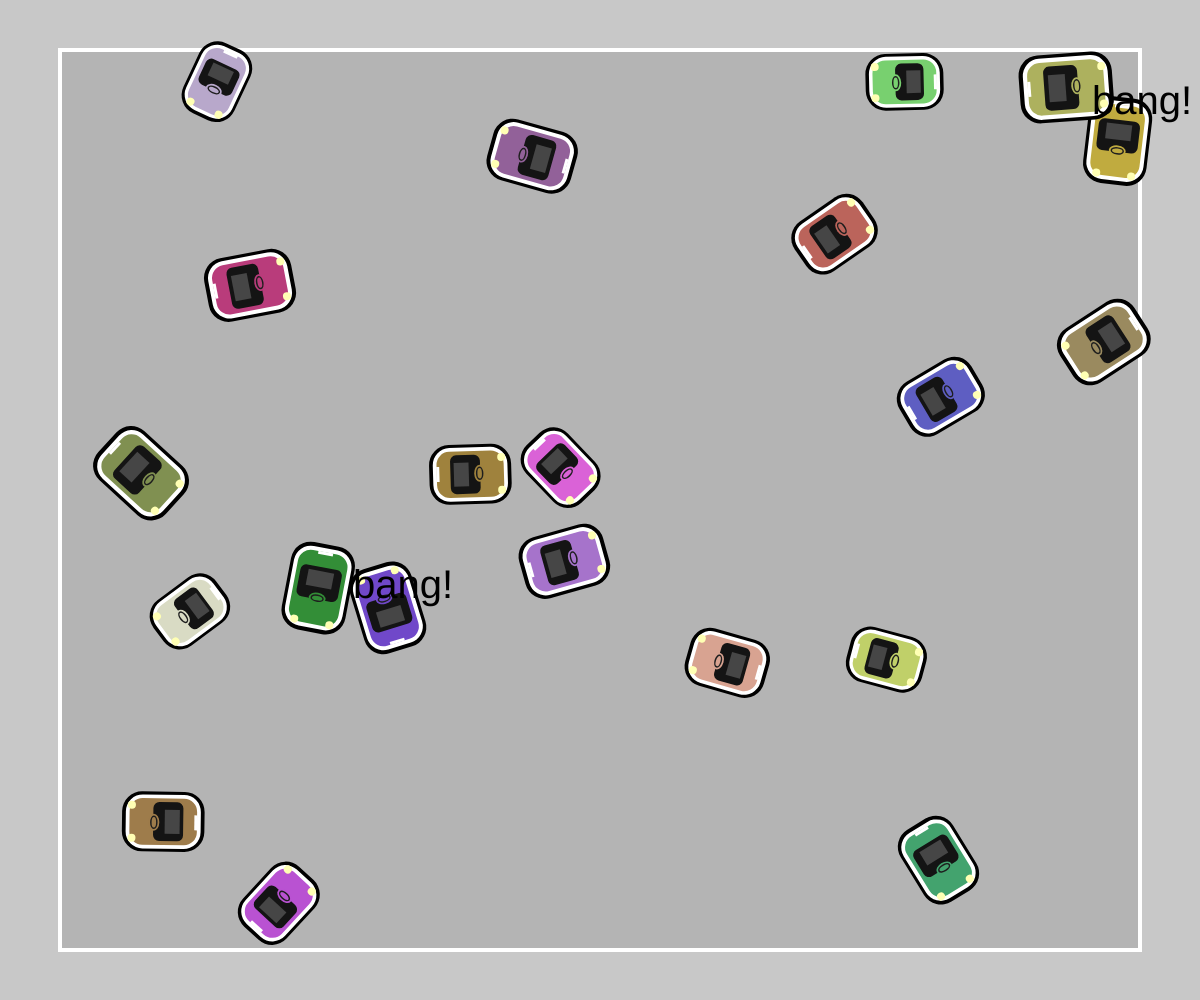
Frame 1 (no input)
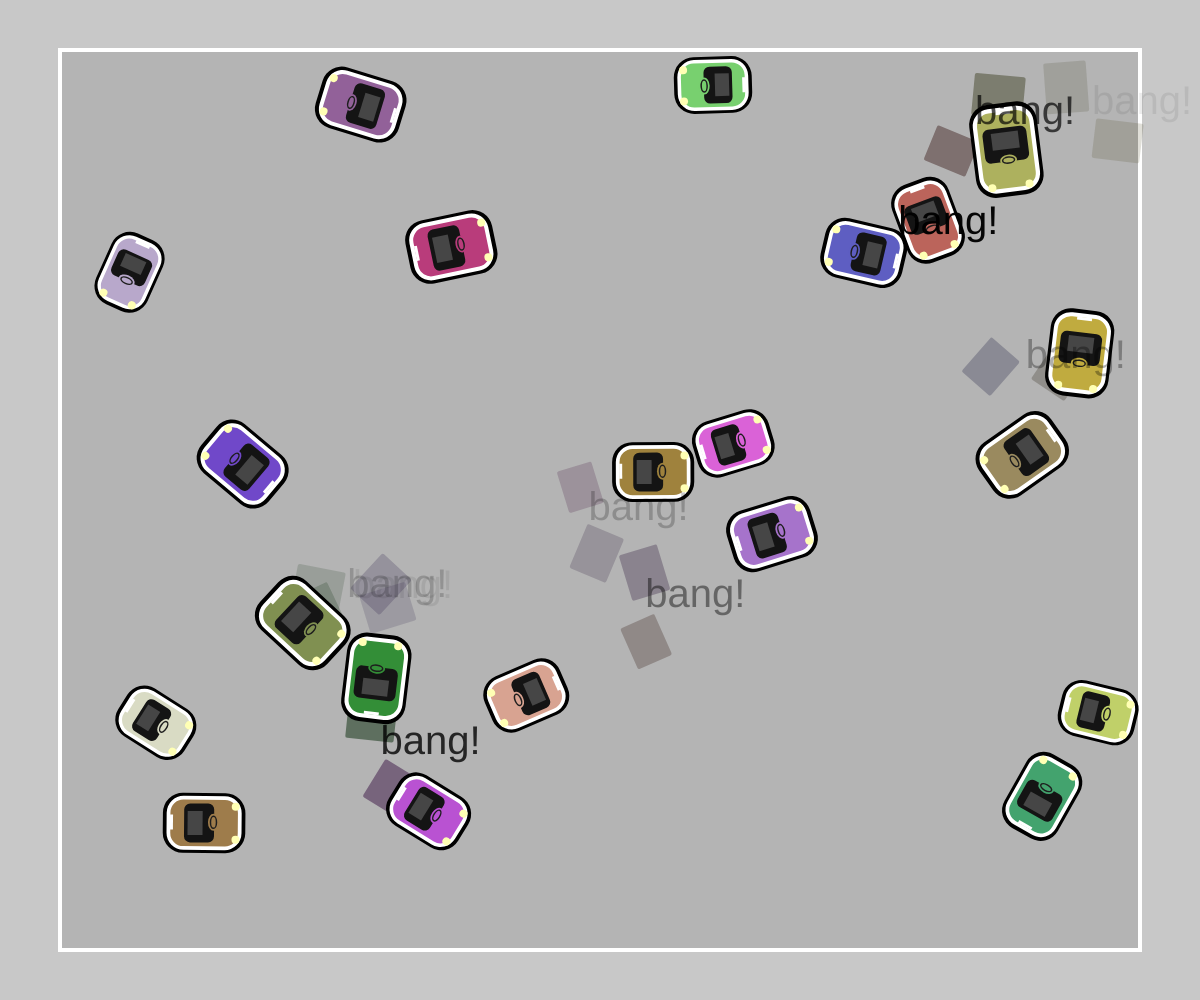
Frame 60 (no input)
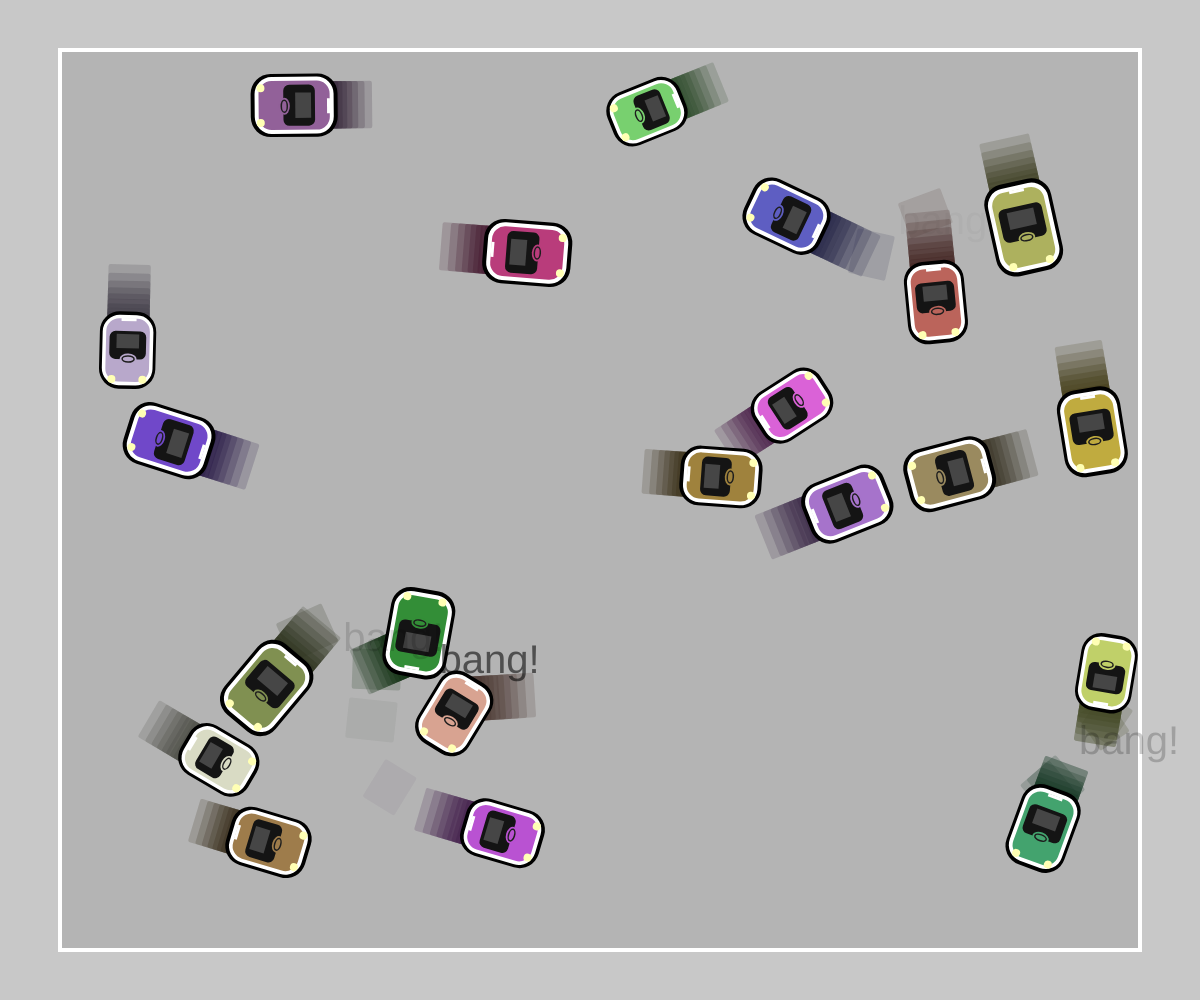
Frame 120 (the mouse pressed at the canvas centre since frame 60)

The p5.js sketch that drew these frames (run headless with seeded random() and noise() and a simulated clock; from frame 60 on, the mouse is pressed at the canvas centre):

// p5.js sketch
// ── sketch.js
let cars = [];
let driftMarks = [];
let numCars = 21;
let reactionLocations = []

function setup() {
  createCanvas(windowWidth, windowHeight);
  for (let i = 0; i < numCars; i++) {
    cars.push(new BumperCar(i));
     // 创建新车并添加到数组，i是车辆ID
  }
}

function draw() {
  background(200);

  // 地面和边界
  fill(180);
  rectMode(CENTER);
  rect(width/2, height/2, width * 0.9, height * 0.9);
  noFill();
  stroke(255);
  strokeWeight(4);
  rect(width/2, height/2, width * 0.9, height * 0.9);
  noStroke();

  // 1) 先更新所有车辆位置
  for (let c of cars) {
    c.applyMovement();// 调用车辆移动方法
  }

  // 2) 碰撞检测
  handleCollisions();

  // 3) 绘制/更新漂移痕迹
  for (let i = driftMarks.length - 1; i >= 0; i--) {
    driftMarks[i].show();// 显示漂移痕迹
    driftMarks[i].fade();// 淡化漂移痕迹
    if (driftMarks[i].alpha <= 0) driftMarks.splice(i, 1);// 如果完全透明就删除
  }

  // 4) 显示车辆
  for (let c of cars) {
    c.updateState();
    c.show();// 绘制车辆
    c.maybeLeaveDriftMark();// 检查是否需要留下漂移痕迹
  }
  
  for(let r of reactionLocations) {
    textSize(40)
    fill(0, r.alph)
    text("bang!", r.pos.x, r.pos.y)
    r.alph-=4
  }
  // remove reactionLocation from front of array after it fades away
  for(let r of reactionLocations) {
    if(r.alph < 0)
      reactionLocations.shift();
  }
}

// 碰撞处理
function handleCollisions() {
  let n = cars.length;
  const COOLDOWN = 6; 
  //外层循环：第一辆车
  // 内层循环：第二辆车（避免重复检测）
  for (let i = 0; i < n; i++) {
    for (let j = i + 1; j < n; j++) {
      let a = cars[i], b = cars[j];
      let d = p5.Vector.dist(a.pos, b.pos);
      // 计算两车距离
      let r = a.radius + b.radius;
      // 计算碰撞半径（两车半径之和）

      if (d < r && (frameCount - a.lastCollision > COOLDOWN || frameCount - b.lastCollision > COOLDOWN)) {
        //console.log(p5.Vector.lerp(a.pos, b.pos, 0.5))
        reactionLocations.push(
          {
            pos: p5.Vector.lerp(a.pos, b.pos, 0.5),
            alph: 255
          }
          
        )
        // 处理两车位置重叠的特殊情况
        if (d === 0) {
          let jitter = p5.Vector.random2D().mult(0.5);
          a.pos.add(jitter);
          // 给第一辆车添加偏移
          d = p5.Vector.dist(a.pos, b.pos);
        }//重新计算distance
        let overlap = r - d;
        let normal = p5.Vector.sub(b.pos, a.pos).normalize();
        // 将两车推开（各推开一半重叠量）
        a.pos.add(p5.Vector.mult(normal, -overlap * 0.5));
        b.pos.add(p5.Vector.mult(normal, overlap * 0.5));
// 计算速度的法向分量和切向分量
        let a_vn = normal.copy().mult(p5.Vector.dot(a.vel, normal));
        let a_vt = p5.Vector.sub(a.vel, a_vn);
        let b_vn = normal.copy().mult(p5.Vector.dot(b.vel, normal));
        let b_vt = p5.Vector.sub(b.vel, b_vn);
// 交换法向速度分量（弹性碰撞）
        let newAvel = p5.Vector.add(a_vt, b_vn);
        let newBvel = p5.Vector.add(b_vt, a_vn);
// 添加随机扰动使碰撞更自然
        const DAMP = 0.9;
        const JITTER = 0.08; 
        let tangent = createVector(-normal.y, normal.x);
        newAvel.add(p5.Vector.mult(tangent, random(-JITTER, JITTER)));
        newBvel.add(p5.Vector.mult(tangent, random(-JITTER, JITTER)));

        a.vel = newAvel.mult(DAMP);
        b.vel = newBvel.mult(DAMP);

        a.speed = a.vel.mag();
        b.speed = b.vel.mag();

        a.lastCollision = frameCount;
        b.lastCollision = frameCount;

        // 碰撞时留下车轮印
        driftMarks.push(new DriftMark(a.pos.x, a.pos.y, a.vel.heading(), a.bodyColor, a.size));
        driftMarks.push(new DriftMark(b.pos.x, b.pos.y, b.vel.heading(), b.bodyColor, b.size));
      } 
    }
  }
}

function mousePressed() {
  for (let c of cars) c.startDrift();
}

function keyPressed() {
  if (key === ' ') {
    for (let c of cars) c.startDrift();
  } else if (key === 'n' || key === 'N') {
    cars.push(new BumperCar(cars.length));
  }
}

// ---------- BumperCar ----------
class BumperCar {
  constructor(id) {
    this.id = id;
    let marginX = width * 0.05;
    let marginY = height * 0.05;
    this.pos = createVector(random(marginX, width - marginX), random(marginY, height - marginY));
    this.vel = p5.Vector.random2D().mult(random(3, 4));
    this.maxSpeed = this.vel.mag();
    this.speed = this.maxSpeed;

    this.size = random(70, 85);
    this.radius = this.size * 0.45;

    this.bodyColor = color(random(50, 220), random(50, 220), random(50, 220));
    this.isDrifting = false;
    this.driftSpeed = 0;

    this.lastCollision = -1000;
  }

  applyMovement() {
    if (this.isDrifting) {
      this.driftSpeed *= 0.96;
      if (this.driftSpeed < 0.01) {
        this.isDrifting = false;
        this.vel = p5.Vector.random2D().mult(random(3, 4));
        this.speed = this.vel.mag();
        this.maxSpeed = this.speed;
      } else {
        let dir = this.vel.copy().normalize();
        this.pos.add(dir.mult(this.driftSpeed));
        this.vel = dir.mult(this.driftSpeed);
      }
    } else {
      let jitter = p5.Vector.random2D().mult(0.02);
      this.vel.add(jitter);
      this.vel.setMag(this.maxSpeed);
      this.pos.add(this.vel);
    }

    let left = width * 0.05, right = width * 0.95;
    let top = height * 0.05, bottom = height * 0.95;
    if (this.pos.x < left + this.radius) {
      this.pos.x = left + this.radius;
      this.vel.x = abs(this.vel.x);
    } else if (this.pos.x > right - this.radius) {
      this.pos.x = right - this.radius;
      this.vel.x = -abs(this.vel.x);
    }
    if (this.pos.y < top + this.radius) {
      this.pos.y = top + this.radius;
      this.vel.y = abs(this.vel.y);
    } else if (this.pos.y > bottom - this.radius) {
      this.pos.y = bottom - this.radius;
      this.vel.y = -abs(this.vel.y);
    }

    if (!this.isDrifting && this.vel.mag() < 0.05) {
      this.vel = p5.Vector.random2D().mult(0.6);
    }
  }

  startDrift() {
    if (!this.isDrifting) {
      this.isDrifting = true;
      this.driftSpeed = this.vel.mag();
      this.vel.rotate(random(-0.4, 0.4));
    }
  }

  updateState() {
    this.speed = this.vel.mag();
  }

  maybeLeaveDriftMark() {
    if (this.isDrifting && frameCount % 3 === 0) {
      driftMarks.push(new DriftMark(this.pos.x, this.pos.y, this.vel.heading(), this.bodyColor, this.size));
    }
  }

  show() {
    push();
    translate(this.pos.x, this.pos.y);
    rotate(this.vel.heading());
    fill(0);
    rectMode(CENTER);
    rect(0, 0, this.size*1.1, this.size * 0.8, 20);
    fill(255);
    rect(0, 0, this.size, this.size * 0.72, 17);
    fill(this.bodyColor);
    rect(0, 0, this.size*0.9, this.size * 0.62, 13);
    fill(20,20,20);
    rect(-5, 0, this.size*0.4, this.size * 0.52, 6);
    fill(70,70,70)
 rect(-9,0,this.size*0.2,this.size*0.32)
    fill(255)
 fill(255);
    rect(-this.size/2.3 , -this.size*0.01, 3, 15);
    fill(this.bodyColor);
    ellipse(this.size/8 , -this.size*0.01, 11, 17);
    //方向盘
    
    noFill();
    stroke(30);
    strokeWeight(1.5);
    ellipse(this.size/8 , -this.size*0.01, 6, 12);
    strokeWeight(1.5);
  //line(this.size/8 - 3, -this.size*0.01, this.size/8 + 3, -this.size*0.01); // 横线
  //line(this.size/8, -this.size*0.01 - 6, this.size/8, -this.size*0.01 + 6); // 竖线
    
    fill(255, 255, 180);
    noStroke();
    ellipse(this.size/2 - 6, -this.size*0.22, 8, 8);
    ellipse(this.size/2 - 6,  this.size*0.22, 8, 8);
    pop();
  }
}

// ---------- DriftMark ----------
class DriftMark {
  constructor(x, y, angle, col, size) {
    this.x = x;
    this.y = y;
    this.angle = angle;
    this.col = color(red(col) * 0.35,green(col) * 0.35,blue(col) * 0.35);
    this.alpha = 160;
    this.length = max(20, size * 0.5); // 比原来更长
    this.width = max(10, size * 0.6);
  }
  show() {
    push();
    translate(this.x, this.y);
    rotate(this.angle);
    noStroke();
    fill(red(this.col),green(this.col),blue(this.col), this.alpha);
    rectMode(CENTER);
    rect(0, 0, this.length, this.width, 2);
    pop();
  }
  fade() {
    this.alpha -= 2;
  }
}

function windowResized() {
  resizeCanvas(windowWidth, windowHeight);
}
